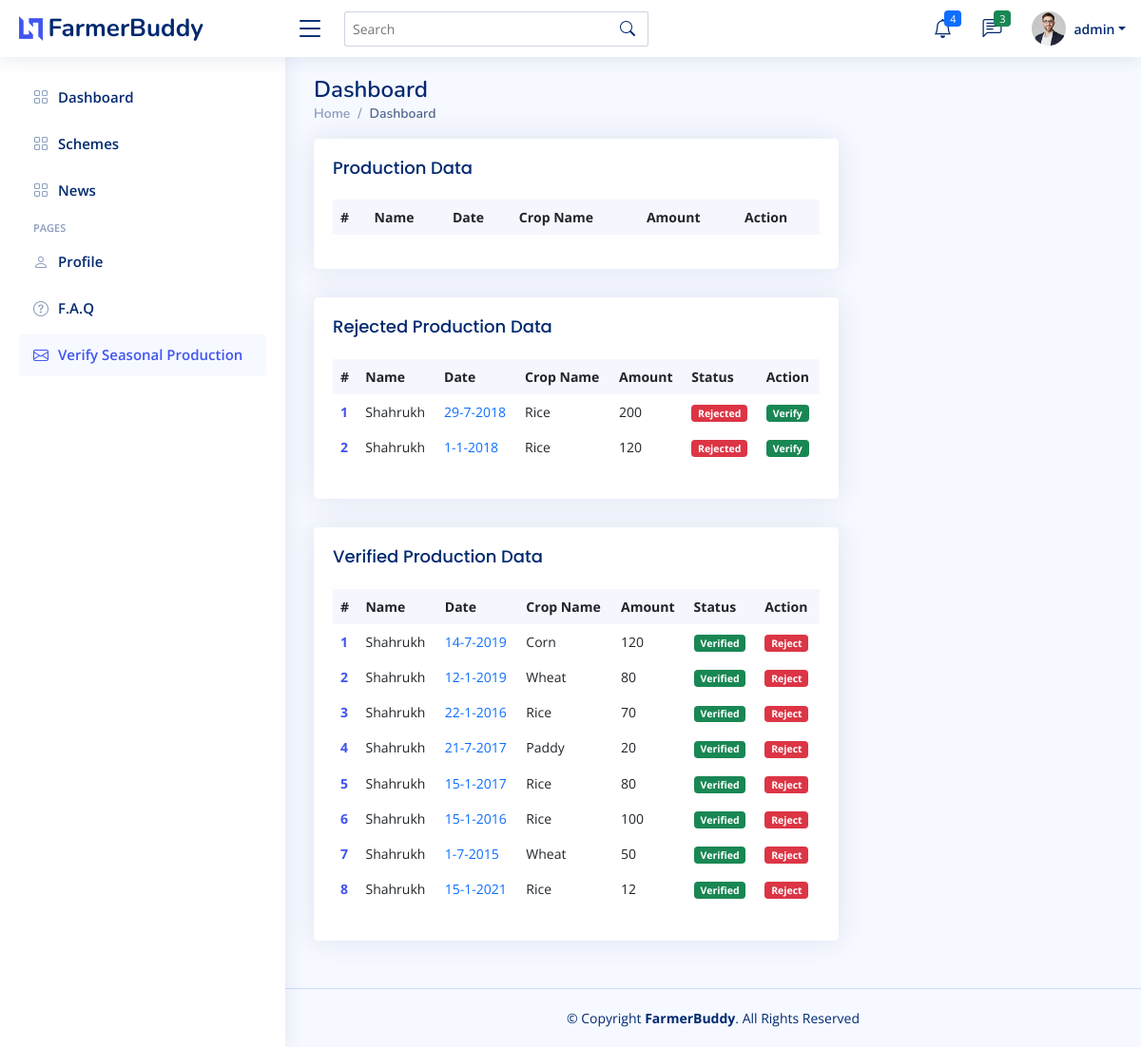
The app's page /verifyProduction.php (signed in) with its own data.
### tables this page shows
CREATE TABLE `production` (
  `id` int(255) NOT NULL,
  `cid` int(255) NOT NULL,
  `dd` int(2) NOT NULL,
  `mm` int(2) NOT NULL,
  `yyyy` int(4) NOT NULL,
  `name` varchar(100) NOT NULL,
  `amount` int(50) NOT NULL,
  `status` varchar(20) NOT NULL DEFAULT 'pending'
);

CREATE TABLE `user` (
  `id` int(255) NOT NULL,
  `name` varchar(200) NOT NULL,
  `email` varchar(200) NOT NULL,
  `type` varchar(10) NOT NULL,
  `username` varchar(100) NOT NULL,
  `password` varchar(100) NOT NULL
);

### Database/Database_api.php (called while the page is built, shortened)
<?php
class Database_api{
		private $db_hostname;
		private $db_database;
		private $db_username;
		private $db_password;
		private $conn;
		public function __construct($database){
			$this->db_database = $database;
			$this->db_hostname = 'localhost';
			$this->db_username = 'root';
			$this->db_password = '';
		}
		private function connect(){
			$this->conn = mysqli_connect($this->db_hostname, $this->db_username, $this->db_password, $this->db_database);
		}
		public function getProduction_filter($filter){
			$query = "SELECT p.id,u.name,CONCAT(p.dd,'-', p.mm,'-', p.yyyy) AS date,p.name,p.amount,p.status FROM production p LEFT OUTER JOIN user u ON u.id=p.cid WHERE p.status='$filter' ORDER BY p.id desc LIMIT 20";
			$result = mysqli_query($this->conn,$query);
			return $result;
		}
}
?>

### verifyProduction.php (the view, shortened to what this page needs)
<!DOCTYPE html>
<html lang="en">
<head>
  <link href="assets/vendor/bootstrap/css/bootstrap.min.css" rel="stylesheet">
  <link href="assets/vendor/bootstrap-icons/bootstrap-icons.css" rel="stylesheet">
  <link href="assets/vendor/remixicon/remixicon.css" rel="stylesheet">
  <link href="assets/vendor/boxicons/css/boxicons.min.css" rel="stylesheet">
  <link href="assets/vendor/quill/quill.snow.css" rel="stylesheet">
  <link href="assets/vendor/quill/quill.bubble.css" rel="stylesheet">
  <link href="assets/vendor/simple-datatables/style.css" rel="stylesheet">
  <link href="assets/css/style.css" rel="stylesheet">
</head>
<body>
<?php include "header.php";
      if($_SESSION['type']=="admin"){
        include "aside_admin.php";
      }
      else{
        include "aside_employee.php";
      }
  ?>
  <main id="main" class="main">
    <div class="pagetitle">
      <h1>Dashboard</h1>
      <nav>
        <ol class="breadcrumb">
          <li class="breadcrumb-item"><a href="index.html">Home</a></li>
          <li class="breadcrumb-item active">Dashboard</li>
        </ol>
      </nav>
    </div>
    <section class="section dashboard">
      <div class="row">
        <div class="col-lg-8">
          <div class="row">
            <div class="col-12">
              <div class="card recent-sales">
                <div class="card-body">
                  <h5 class="card-title">Production Data</span></h5>
                  <table class="table table-borderless datatable">
                    <thead>
                      <tr>
                        <th scope="col">#</th>
                        <th scope="col">Name</th>
                        <th scope="col">Date</th>
                        <th scope="col">Crop Name</th>
                        <th scope="col">Amount</th>
                        <th scope="col">Action</th>
                      </tr>
                    </thead>
                      <?php
                        include "Database/Database_api.php";
                        $db = new Database_api("farmerbuddy");
                      ?>
                  </table>
                </div>
              </div>
            </div>
            <div class="col-12">
              <div class="card recent-sales">
                <div class="card-body">
                  <h5 class="card-title">Rejected Production Data</span></h5>
                  <table class="table table-borderless datatable">
                    <thead>
                      <tr>
                        <th scope="col">#</th>
                        <th scope="col">Name</th>
                        <th scope="col">Date</th>
                        <th scope="col">Crop Name</th>
                        <th scope="col">Amount</th>
                        <th scope="col">Status</th>
                        <th scope="col">Action</th>
                      </tr>
                    </thead>
                    <tbody>
                      <?php
                        $result = $db->getProduction_filter("Rejected");
                        $i=1;
                        while($row = mysqli_fetch_array($result)){
                          echo "<tr>";
                            echo "<th scope='row'><a href='#'>$i</a></th>";
                            echo "<td>$row[1]</td>";
                            echo "<td><a href='#' class='text-primary'>$row[2]</a></td>";
                            echo "<td>$row[3]</td>";
                            echo "<td>$row[4]</td>";
                            echo "<td><span class='badge bg-danger'>$row[5]</span></td>";
                            echo "<td><a href='php/verifyProduction.php?id=$row[0]&status=Verified'><span class='badge bg-success'>Verify</span></a></td>";
                          echo "</tr>";
                          $i++;
                        }
                      ?>
                    </tbody>
                  </table>
                </div>
              </div>
            </div>
            <div class="col-12">
              <div class="card recent-sales">
                <div class="card-body">
                  <h5 class="card-title">Verified Production Data</span></h5>
                  <table class="table table-borderless datatable">
                    <thead>
                      <tr>
                        <th scope="col">#</th>
                        <th scope="col">Name</th>
                        <th scope="col">Date</th>
                        <th scope="col">Crop Name</th>
                        <th scope="col">Amount</th>
                        <th scope="col">Status</th>
                        <th scope="col">Action</th>
                      </tr>
                    </thead>
                    <tbody>
                      <?php
                        $result = $db->getProduction_filter("Verified");
                        $i=1;
                        while($row = mysqli_fetch_array($result)){
                          echo "<tr>";
                            echo "<th scope='row'><a href='#'>$i</a></th>";
                            echo "<td>$row[1]</td>";
                            echo "<td><a href='#' class='text-primary'>$row[2]</a></td>";
                            echo "<td>$row[3]</td>";
                            echo "<td>$row[4]</td>";
                            echo "<td><span class='badge bg-success'>$row[5]</span></td>";
                            echo "<td><a href='php/verifyProduction.php?id=$row[0]&status=Rejected'><span class='badge bg-danger'>Reject</span></a></td>";
                          echo "</tr>";
                          $i++;
                        }
                      ?>
                    </tbody>
                  </table>
                </div>
              </div>
            </div>
          </div>
        </div>
      </div>
    </section>
  </main>
  <footer id="footer" class="footer">
    <div class="copyright">
      &copy; Copyright <strong><span>FarmerBuddy</span></strong>. All Rights Reserved
    </div>
  </footer>
</body>
</html>

### assets/css/style.css (style rules this page uses)
:root { scroll-behavior: smooth; }
body { font-family: "Open Sans", sans-serif; background: #f6f9ff; color: #444444; }
a { color: #4154f1; text-decoration: none; }
h1, h2, h3, h4, h5, h6 { font-family: "Nunito", sans-serif; }
#main { margin-top: 60px; padding: 20px 30px; transition: all 0.3s; }
.pagetitle { margin-bottom: 10px; }
.pagetitle h1 { font-size: 24px; margin-bottom: 0; font-weight: 600; color: #012970; }
.card { margin-bottom: 30px; border: none; border-radius: 5px; box-shadow: 0px 0 30px rgba(1, 41, 112, 0.1); overflow: hidden; }
.card-title { padding: 20px 0 15px 0; font-size: 18px; font-weight: 500; color: #012970; font-family: "Poppins", sans-serif; }
.card-body { padding: 0 20px 20px 20px; }
.breadcrumb { font-size: 14px; font-family: "Nunito", sans-serif; color: #899bbd; font-weight: 600; }
.breadcrumb a { color: #899bbd; transition: 0.3s; }
.breadcrumb .breadcrumb-item::before { color: #899bbd; }
.breadcrumb .active { color: #51678f; font-weight: 600; }
@media (min-width: 1200px) { #main, #footer { margin-left: 300px; } }
.dashboard .recent-sales { font-size: 14px; }
.dashboard .recent-sales .table thead { background: #f6f6fe; }
.dashboard .recent-sales .table thead th { border: 0; }
.footer { padding: 20px 0; font-size: 14px; transition: all 0.3s; border-top: 1px solid #cddfff; }
.footer .copyright { text-align: center; color: #012970; }

### records on screen
production: cid.name "Shahrukh", row "29-7-2018", name "Rice", amount "200", status "Rejected"
production: cid.name "Shahrukh", row "1-1-2018", name "Rice", amount "120", status "Rejected"
production: cid.name "Shahrukh", row "14-7-2019", name "Corn", amount "120", status "Verified"
production: cid.name "Shahrukh", row "12-1-2019", name "Wheat", amount "80", status "Verified"
production: cid.name "Shahrukh", row "22-1-2016", name "Rice", amount "70", status "Verified"
production: cid.name "Shahrukh", row "21-7-2017", name "Paddy", amount "20", status "Verified"
production: cid.name "Shahrukh", row "15-1-2017", name "Rice", amount "80", status "Verified"
production: cid.name "Shahrukh", row "15-1-2016", name "Rice", amount "100", status "Verified"
production: cid.name "Shahrukh", row "1-7-2015", name "Wheat", amount "50", status "Verified"
production: cid.name "Shahrukh", row "15-1-2021", name "Rice", amount "12", status "Verified"

### other values on screen
$_SESSION['name'] "admin"
